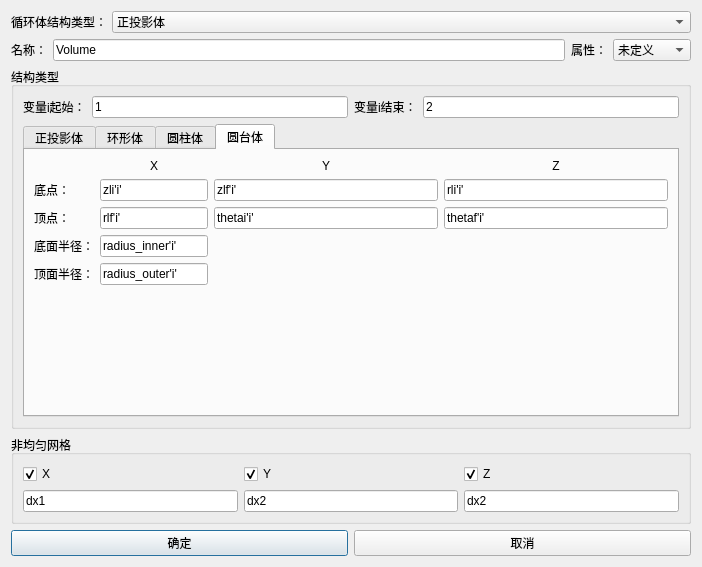
<?xml version="1.0" encoding="UTF-8"?>
<ui version="4.0">
 <class>Dialog_Vol_Array</class>
 <widget class="QDialog" name="Dialog_Vol_Array">
  <property name="windowModality">
   <enum>Qt::ApplicationModal</enum>
  </property>
  <property name="geometry">
   <rect>
    <x>0</x>
    <y>0</y>
    <width>702</width>
    <height>567</height>
   </rect>
  </property>
  <property name="sizePolicy">
   <sizepolicy hsizetype="Fixed" vsizetype="Fixed">
    <horstretch>0</horstretch>
    <verstretch>0</verstretch>
   </sizepolicy>
  </property>
  <property name="minimumSize">
   <size>
    <width>0</width>
    <height>0</height>
   </size>
  </property>
  <property name="maximumSize">
   <size>
    <width>16777215</width>
    <height>16777215</height>
   </size>
  </property>
  <property name="windowTitle">
   <string>阵列设置</string>
  </property>
  <layout class="QGridLayout" name="gridLayout_3">
   <item row="0" column="0">
    <layout class="QHBoxLayout" name="horizontalLayout_type">
     <property name="spacing">
      <number>5</number>
     </property>
     <property name="sizeConstraint">
      <enum>QLayout::SetNoConstraint</enum>
     </property>
     <item>
      <widget class="QLabel" name="label">
       <property name="sizePolicy">
        <sizepolicy hsizetype="Preferred" vsizetype="Minimum">
         <horstretch>0</horstretch>
         <verstretch>0</verstretch>
        </sizepolicy>
       </property>
       <property name="text">
        <string>循环体结构类型：</string>
       </property>
      </widget>
     </item>
     <item>
      <widget class="StyledComboBox" name="comboBox_type">
       <property name="sizePolicy">
        <sizepolicy hsizetype="MinimumExpanding" vsizetype="Minimum">
         <horstretch>0</horstretch>
         <verstretch>0</verstretch>
        </sizepolicy>
       </property>
       <item>
        <property name="text">
         <string>正投影体</string>
        </property>
       </item>
       <item>
        <property name="text">
         <string>环形体</string>
        </property>
       </item>
       <item>
        <property name="text">
         <string>圆柱体</string>
        </property>
       </item>
       <item>
        <property name="text">
         <string>圆台体</string>
        </property>
       </item>
       <item>
        <property name="text">
         <string>平行六面体</string>
        </property>
       </item>
       <item>
        <property name="text">
         <string>球形体</string>
        </property>
       </item>
       <item>
        <property name="text">
         <string>楔形体</string>
        </property>
       </item>
       <item>
        <property name="text">
         <string>金字塔体</string>
        </property>
       </item>
       <item>
        <property name="text">
         <string>菱形体</string>
        </property>
       </item>
       <item>
        <property name="text">
         <string>四面体</string>
        </property>
       </item>
       <item>
        <property name="text">
         <string>半圆环体</string>
        </property>
       </item>
       <item>
        <property name="text">
         <string>环形区域体</string>
        </property>
       </item>
       <item>
        <property name="text">
         <string>挤出体</string>
        </property>
       </item>
       <item>
        <property name="text">
         <string>螺旋体</string>
        </property>
       </item>
       <item>
        <property name="text">
         <string>阵列体</string>
        </property>
       </item>
       <item>
        <property name="text">
         <string>函数体</string>
        </property>
       </item>
      </widget>
     </item>
    </layout>
   </item>
   <item row="1" column="0">
    <layout class="QHBoxLayout" name="horizontalLayout_name">
     <item>
      <widget class="QLabel" name="Label_Name_2">
       <property name="sizePolicy">
        <sizepolicy hsizetype="Fixed" vsizetype="Preferred">
         <horstretch>0</horstretch>
         <verstretch>0</verstretch>
        </sizepolicy>
       </property>
       <property name="text">
        <string>名称：</string>
       </property>
      </widget>
     </item>
     <item>
      <widget class="QLineEdit" name="LineEdit_Name">
       <property name="sizePolicy">
        <sizepolicy hsizetype="Preferred" vsizetype="Fixed">
         <horstretch>0</horstretch>
         <verstretch>0</verstretch>
        </sizepolicy>
       </property>
       <property name="text">
        <string>Volume</string>
       </property>
      </widget>
     </item>
     <item>
      <widget class="QLabel" name="Label_Shadow_2">
       <property name="sizePolicy">
        <sizepolicy hsizetype="Fixed" vsizetype="Preferred">
         <horstretch>0</horstretch>
         <verstretch>0</verstretch>
        </sizepolicy>
       </property>
       <property name="text">
        <string>属性：</string>
       </property>
      </widget>
     </item>
     <item>
      <widget class="StyledComboBox" name="ComboBox_Shadow_Attribute">
       <property name="enabled">
        <bool>true</bool>
       </property>
       <property name="sizePolicy">
        <sizepolicy hsizetype="Maximum" vsizetype="Fixed">
         <horstretch>0</horstretch>
         <verstretch>0</verstretch>
        </sizepolicy>
       </property>
       <property name="maximumSize">
        <size>
         <width>16777215</width>
         <height>16777215</height>
        </size>
       </property>
       <property name="sizeIncrement">
        <size>
         <width>1</width>
         <height>0</height>
        </size>
       </property>
       <property name="editable">
        <bool>false</bool>
       </property>
       <item>
        <property name="text">
         <string>未定义</string>
        </property>
       </item>
       <item>
        <property name="text">
         <string>理想导体</string>
        </property>
       </item>
       <item>
        <property name="text">
         <string>自定义</string>
        </property>
       </item>
       <item>
        <property name="text">
         <string>真空</string>
        </property>
       </item>
      </widget>
     </item>
    </layout>
   </item>
   <item row="2" column="0">
    <widget class="QGroupBox" name="groupBox_main">
     <property name="title">
      <string>结构类型</string>
     </property>
     <layout class="QGridLayout" name="gridLayout_5">
      <item row="0" column="0">
       <layout class="QHBoxLayout" name="horizontalLayout">
        <item>
         <widget class="QLabel" name="label_6">
          <property name="text">
           <string>变量i起始：</string>
          </property>
         </widget>
        </item>
        <item>
         <widget class="QLineEdit" name="lineEdit_start_i">
          <property name="text">
           <string>1</string>
          </property>
         </widget>
        </item>
        <item>
         <widget class="QLabel" name="label_7">
          <property name="text">
           <string>变量i结束：</string>
          </property>
         </widget>
        </item>
        <item>
         <widget class="QLineEdit" name="lineEdit_end_i">
          <property name="text">
           <string>2</string>
          </property>
         </widget>
        </item>
       </layout>
      </item>
      <item row="1" column="0">
       <widget class="QTabWidget" name="tabWidget">
        <property name="currentIndex">
         <number>3</number>
        </property>
        <widget class="QWidget" name="tab_8">
         <attribute name="title">
          <string>正投影体</string>
         </attribute>
         <layout class="QGridLayout" name="gridLayout_6">
          <item row="0" column="1">
           <widget class="QLabel" name="label_X0">
            <property name="text">
             <string>X</string>
            </property>
            <property name="alignment">
             <set>Qt::AlignCenter</set>
            </property>
           </widget>
          </item>
          <item row="0" column="2">
           <widget class="QLabel" name="label_Y0">
            <property name="text">
             <string>Y</string>
            </property>
            <property name="alignment">
             <set>Qt::AlignCenter</set>
            </property>
           </widget>
          </item>
          <item row="0" column="3">
           <widget class="QLabel" name="label_Z0">
            <property name="text">
             <string>Z</string>
            </property>
            <property name="alignment">
             <set>Qt::AlignCenter</set>
            </property>
           </widget>
          </item>
          <item row="1" column="0">
           <widget class="QLabel" name="label_5">
            <property name="text">
             <string>中心点1：</string>
            </property>
           </widget>
          </item>
          <item row="1" column="1">
           <widget class="QLineEdit" name="lineEdit_Conformal_Ptn1X"/>
          </item>
          <item row="1" column="2">
           <widget class="QLineEdit" name="lineEdit_Conformal_Ptn1Y"/>
          </item>
          <item row="1" column="3">
           <widget class="QLineEdit" name="lineEdit_Conformal_Ptn1Z"/>
          </item>
          <item row="2" column="0">
           <widget class="QLabel" name="label_8">
            <property name="text">
             <string>中心点2：</string>
            </property>
           </widget>
          </item>
          <item row="2" column="1">
           <widget class="QLineEdit" name="lineEdit_Conformal_Ptn2X"/>
          </item>
          <item row="2" column="2">
           <widget class="QLineEdit" name="lineEdit_Conformal_Ptn2Y"/>
          </item>
          <item row="2" column="3">
           <widget class="QLineEdit" name="lineEdit_Conformal_Ptn2Z"/>
          </item>
          <item row="3" column="1">
           <spacer name="verticalSpacer">
            <property name="orientation">
             <enum>Qt::Vertical</enum>
            </property>
            <property name="sizeHint" stdset="0">
             <size>
              <width>20</width>
              <height>40</height>
             </size>
            </property>
           </spacer>
          </item>
         </layout>
        </widget>
        <widget class="QWidget" name="tab">
         <attribute name="title">
          <string>环形体</string>
         </attribute>
         <layout class="QGridLayout" name="gridLayout_7">
          <item row="2" column="1">
           <widget class="QLineEdit" name="lineEdit_Annular_Ptn2X">
            <property name="text">
             <string>rlf'i'</string>
            </property>
           </widget>
          </item>
          <item row="2" column="2">
           <widget class="QLineEdit" name="lineEdit_Annular_Ptn2Y">
            <property name="text">
             <string>thetai'i'</string>
            </property>
           </widget>
          </item>
          <item row="2" column="3">
           <widget class="QLineEdit" name="lineEdit_Annular_Ptn2Z">
            <property name="text">
             <string>thetaf'i'</string>
            </property>
           </widget>
          </item>
          <item row="3" column="0">
           <widget class="QLabel" name="label_19">
            <property name="text">
             <string>内半径：</string>
            </property>
           </widget>
          </item>
          <item row="3" column="1">
           <widget class="QLineEdit" name="lineEdit_Annular_RadInner">
            <property name="text">
             <string>radius_inner'i'</string>
            </property>
           </widget>
          </item>
          <item row="4" column="0">
           <widget class="QLabel" name="label_20">
            <property name="text">
             <string>外半径：</string>
            </property>
           </widget>
          </item>
          <item row="1" column="3">
           <widget class="QLineEdit" name="lineEdit_Annular_Ptn1Z">
            <property name="text">
             <string>rli'i'</string>
            </property>
           </widget>
          </item>
          <item row="0" column="3">
           <widget class="QLabel" name="label_Z1">
            <property name="text">
             <string>Z</string>
            </property>
            <property name="alignment">
             <set>Qt::AlignCenter</set>
            </property>
           </widget>
          </item>
          <item row="1" column="2">
           <widget class="QLineEdit" name="lineEdit_Annular_Ptn1Y">
            <property name="text">
             <string>zlf'i'</string>
            </property>
           </widget>
          </item>
          <item row="1" column="0">
           <widget class="QLabel" name="label_17">
            <property name="text">
             <string>中心点1：</string>
            </property>
           </widget>
          </item>
          <item row="0" column="2">
           <widget class="QLabel" name="label_Y1">
            <property name="text">
             <string>Y</string>
            </property>
            <property name="alignment">
             <set>Qt::AlignCenter</set>
            </property>
           </widget>
          </item>
          <item row="1" column="1">
           <widget class="QLineEdit" name="lineEdit_Annular_Ptn1X">
            <property name="text">
             <string>zli'i'</string>
            </property>
           </widget>
          </item>
          <item row="2" column="0">
           <widget class="QLabel" name="label_18">
            <property name="text">
             <string>中心点2：</string>
            </property>
           </widget>
          </item>
          <item row="4" column="1">
           <widget class="QLineEdit" name="lineEdit_Annular_RadOuter">
            <property name="text">
             <string>radius_outer'i'</string>
            </property>
           </widget>
          </item>
          <item row="5" column="1">
           <spacer name="verticalSpacer_2">
            <property name="orientation">
             <enum>Qt::Vertical</enum>
            </property>
            <property name="sizeHint" stdset="0">
             <size>
              <width>20</width>
              <height>97</height>
             </size>
            </property>
           </spacer>
          </item>
          <item row="0" column="1">
           <widget class="QLabel" name="label_X1">
            <property name="text">
             <string>X</string>
            </property>
            <property name="alignment">
             <set>Qt::AlignCenter</set>
            </property>
           </widget>
          </item>
         </layout>
        </widget>
        <widget class="QWidget" name="tab_4">
         <attribute name="title">
          <string>圆柱体</string>
         </attribute>
         <layout class="QGridLayout" name="gridLayout_4">
          <item row="0" column="1">
           <widget class="QLabel" name="label_X2">
            <property name="text">
             <string>X</string>
            </property>
            <property name="alignment">
             <set>Qt::AlignCenter</set>
            </property>
           </widget>
          </item>
          <item row="0" column="2">
           <widget class="QLabel" name="label_Y2">
            <property name="text">
             <string>Y</string>
            </property>
            <property name="alignment">
             <set>Qt::AlignCenter</set>
            </property>
           </widget>
          </item>
          <item row="0" column="3">
           <widget class="QLabel" name="label_Z2">
            <property name="text">
             <string>Z</string>
            </property>
            <property name="alignment">
             <set>Qt::AlignCenter</set>
            </property>
           </widget>
          </item>
          <item row="1" column="0">
           <widget class="QLabel" name="label_11">
            <property name="text">
             <string>中心点1：</string>
            </property>
           </widget>
          </item>
          <item row="1" column="1">
           <widget class="QLineEdit" name="lineEdit_Cylinder_Ptn1X"/>
          </item>
          <item row="1" column="2">
           <widget class="QLineEdit" name="lineEdit_Cylinder_Ptn1Y"/>
          </item>
          <item row="1" column="3">
           <widget class="QLineEdit" name="lineEdit_Cylinder_Ptn1Z"/>
          </item>
          <item row="2" column="0">
           <widget class="QLabel" name="label_12">
            <property name="text">
             <string>中心点2：</string>
            </property>
           </widget>
          </item>
          <item row="2" column="1">
           <widget class="QLineEdit" name="lineEdit_Cylinder_Ptn2X"/>
          </item>
          <item row="2" column="2">
           <widget class="QLineEdit" name="lineEdit_Cylinder_Ptn2Y"/>
          </item>
          <item row="2" column="3">
           <widget class="QLineEdit" name="lineEdit_Cylinder_Ptn2Z"/>
          </item>
          <item row="3" column="0">
           <widget class="QLabel" name="label_13">
            <property name="text">
             <string>半径：</string>
            </property>
           </widget>
          </item>
          <item row="3" column="1">
           <widget class="QLineEdit" name="lineEdit_Cylinder_Rad"/>
          </item>
          <item row="4" column="1">
           <spacer name="verticalSpacer_3">
            <property name="orientation">
             <enum>Qt::Vertical</enum>
            </property>
            <property name="sizeHint" stdset="0">
             <size>
              <width>20</width>
              <height>125</height>
             </size>
            </property>
           </spacer>
          </item>
         </layout>
        </widget>
        <widget class="QWidget" name="tab_3">
         <attribute name="title">
          <string>圆台体</string>
         </attribute>
         <layout class="QGridLayout" name="gridLayout_9">
          <item row="6" column="0">
           <widget class="QLabel" name="label_28">
            <property name="text">
             <string>顶面半径：</string>
            </property>
           </widget>
          </item>
          <item row="6" column="1" colspan="2">
           <widget class="QLineEdit" name="lineEdit_Cone_RadUp">
            <property name="text">
             <string>radius_outer'i'</string>
            </property>
           </widget>
          </item>
          <item row="3" column="0">
           <widget class="QLabel" name="label_26">
            <property name="text">
             <string>底点：</string>
            </property>
           </widget>
          </item>
          <item row="3" column="1" colspan="2">
           <widget class="QLineEdit" name="lineEdit_Cone_Ptn1X">
            <property name="text">
             <string>zli'i'</string>
            </property>
           </widget>
          </item>
          <item row="3" column="3">
           <widget class="QLineEdit" name="lineEdit_Cone_Ptn1Y">
            <property name="text">
             <string>zlf'i'</string>
            </property>
           </widget>
          </item>
          <item row="3" column="4">
           <widget class="QLineEdit" name="lineEdit_Cone_Ptn1Z">
            <property name="text">
             <string>rli'i'</string>
            </property>
           </widget>
          </item>
          <item row="4" column="4">
           <widget class="QLineEdit" name="lineEdit_Cone_Ptn2Z">
            <property name="text">
             <string>thetaf'i'</string>
            </property>
           </widget>
          </item>
          <item row="4" column="0">
           <widget class="QLabel" name="label_25">
            <property name="text">
             <string>顶点：</string>
            </property>
           </widget>
          </item>
          <item row="4" column="1" colspan="2">
           <widget class="QLineEdit" name="lineEdit_Cone_Ptn2X">
            <property name="text">
             <string>rlf'i'</string>
            </property>
           </widget>
          </item>
          <item row="4" column="3">
           <widget class="QLineEdit" name="lineEdit_Cone_Ptn2Y">
            <property name="text">
             <string>thetai'i'</string>
            </property>
           </widget>
          </item>
          <item row="5" column="1" colspan="2">
           <widget class="QLineEdit" name="lineEdit_Cone_RadBott">
            <property name="text">
             <string>radius_inner'i'</string>
            </property>
           </widget>
          </item>
          <item row="5" column="0">
           <widget class="QLabel" name="label_27">
            <property name="text">
             <string>底面半径：</string>
            </property>
           </widget>
          </item>
          <item row="0" column="3">
           <widget class="QLabel" name="label_Y3">
            <property name="text">
             <string>Y</string>
            </property>
            <property name="alignment">
             <set>Qt::AlignCenter</set>
            </property>
           </widget>
          </item>
          <item row="0" column="4">
           <widget class="QLabel" name="label_Z3">
            <property name="text">
             <string>Z</string>
            </property>
            <property name="alignment">
             <set>Qt::AlignCenter</set>
            </property>
           </widget>
          </item>
          <item row="0" column="1" colspan="2">
           <widget class="QLabel" name="label_X3">
            <property name="text">
             <string>X</string>
            </property>
            <property name="alignment">
             <set>Qt::AlignCenter</set>
            </property>
           </widget>
          </item>
          <item row="8" column="2">
           <spacer name="verticalSpacer_7">
            <property name="orientation">
             <enum>Qt::Vertical</enum>
            </property>
            <property name="sizeHint" stdset="0">
             <size>
              <width>20</width>
              <height>110</height>
             </size>
            </property>
           </spacer>
          </item>
         </layout>
        </widget>
       </widget>
      </item>
     </layout>
    </widget>
   </item>
   <item row="3" column="0">
    <widget class="QGroupBox" name="groupBox_NonUniform">
     <property name="title">
      <string>非均匀网格</string>
     </property>
     <layout class="QGridLayout" name="gridLayout_2">
      <item row="0" column="0">
       <layout class="QGridLayout" name="gridLayout">
        <item row="0" column="1">
         <widget class="QCheckBox" name="checkBox_UniformY">
          <property name="text">
           <string>Y</string>
          </property>
          <property name="checked">
           <bool>true</bool>
          </property>
         </widget>
        </item>
        <item row="0" column="2">
         <widget class="QCheckBox" name="checkBox_UniformZ">
          <property name="text">
           <string>Z</string>
          </property>
          <property name="checked">
           <bool>true</bool>
          </property>
         </widget>
        </item>
        <item row="0" column="0">
         <widget class="QCheckBox" name="checkBox_UniformX">
          <property name="text">
           <string>X</string>
          </property>
          <property name="checked">
           <bool>true</bool>
          </property>
         </widget>
        </item>
        <item row="1" column="0">
         <widget class="QLineEdit" name="lineEdit_UniformX">
          <property name="text">
           <string>dx1</string>
          </property>
         </widget>
        </item>
        <item row="1" column="1">
         <widget class="QLineEdit" name="lineEdit_UniformY">
          <property name="text">
           <string>dx2</string>
          </property>
         </widget>
        </item>
        <item row="1" column="2">
         <widget class="QLineEdit" name="lineEdit_UniformZ">
          <property name="text">
           <string>dx2</string>
          </property>
         </widget>
        </item>
       </layout>
      </item>
     </layout>
    </widget>
   </item>
   <item row="4" column="0">
    <layout class="QHBoxLayout" name="horizontalLayout_okAndCancel">
     <property name="sizeConstraint">
      <enum>QLayout::SetFixedSize</enum>
     </property>
     <item>
      <widget class="QPushButton" name="pushButton_ok">
       <property name="text">
        <string>确定</string>
       </property>
      </widget>
     </item>
     <item>
      <widget class="QPushButton" name="pushButton_cancel">
       <property name="text">
        <string>取消</string>
       </property>
      </widget>
     </item>
    </layout>
   </item>
  </layout>
 </widget>
 <customwidgets>
  <customwidget>
   <class>StyledComboBox</class>
   <extends>QComboBox</extends>
   <header>StyledComboBox.h</header>
  </customwidget>
 </customwidgets>
 <tabstops>
  <tabstop>comboBox_type</tabstop>
  <tabstop>LineEdit_Name</tabstop>
  <tabstop>ComboBox_Shadow_Attribute</tabstop>
  <tabstop>lineEdit_start_i</tabstop>
  <tabstop>lineEdit_end_i</tabstop>
  <tabstop>tabWidget</tabstop>
  <tabstop>lineEdit_Annular_Ptn1X</tabstop>
  <tabstop>lineEdit_Annular_Ptn1Y</tabstop>
  <tabstop>lineEdit_Annular_Ptn1Z</tabstop>
  <tabstop>lineEdit_Annular_Ptn2X</tabstop>
  <tabstop>lineEdit_Annular_Ptn2Y</tabstop>
  <tabstop>lineEdit_Annular_Ptn2Z</tabstop>
  <tabstop>lineEdit_Annular_RadInner</tabstop>
  <tabstop>lineEdit_Annular_RadOuter</tabstop>
  <tabstop>lineEdit_Cylinder_Ptn1X</tabstop>
  <tabstop>lineEdit_Cylinder_Ptn1Y</tabstop>
  <tabstop>lineEdit_Cylinder_Ptn1Z</tabstop>
  <tabstop>lineEdit_Cylinder_Ptn2X</tabstop>
  <tabstop>lineEdit_Cylinder_Ptn2Y</tabstop>
  <tabstop>lineEdit_Cylinder_Ptn2Z</tabstop>
  <tabstop>lineEdit_Cylinder_Rad</tabstop>
  <tabstop>checkBox_UniformX</tabstop>
  <tabstop>lineEdit_UniformX</tabstop>
  <tabstop>checkBox_UniformY</tabstop>
  <tabstop>lineEdit_UniformY</tabstop>
  <tabstop>checkBox_UniformZ</tabstop>
  <tabstop>lineEdit_UniformZ</tabstop>
  <tabstop>pushButton_ok</tabstop>
  <tabstop>pushButton_cancel</tabstop>
 </tabstops>
 <resources/>
 <connections/>
</ui>
